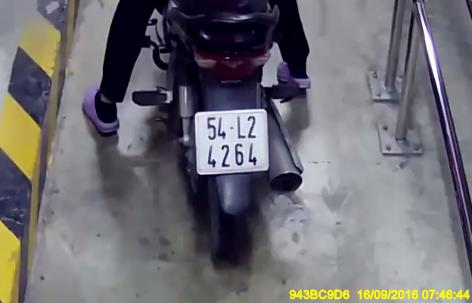
#> input picture dataset/25.jpg, 472 x 303 px
$ python Parking_main.py   (older library calls are emulated)
#> lines starting #> are read from the running program, lines starting #| are printed output that depends on the picture; after the words box and inside, x2 and y2 are one past the last pixel; in counts of white or black regions, pixels touching at a corner belong together
#> further down, img is the input picture: shape (303, 472, 3); mean B, G, R 115, 109.4, 111
import cv2
import numpy as np
import matplotlib.pyplot as plt
import imutils
from joblib import dump, load
from sklearn import svm

def listBoundingRect(img):
    MIN_AREA = 3000
    MAX_AREA = 8000
    rs = []
    # giam nhieu
    gray = cv2.GaussianBlur(img.copy(), (7, 7), 0)
    gray = cv2.cvtColor(gray, cv2.COLOR_RGB2GRAY)
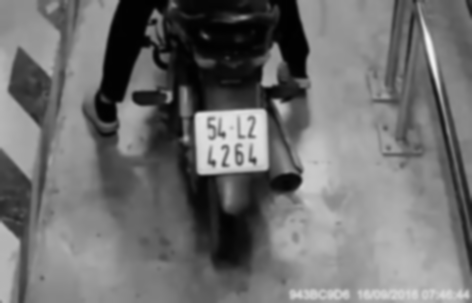
#> gray: shape (303, 472); min 1, max 244, mean 110.5
    edges = cv2.Canny(gray, 100, 255)
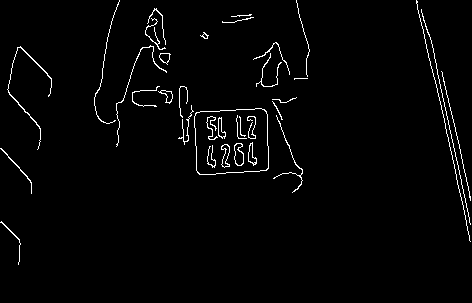
#> edges: shape (303, 472); 2.1% white in thin lines or dots, all inside (x1, y1, x2, y2) = (0, 0, 471, 265)
    # sobelx = cv2.Sobel(gray, cv2.CV_8U, 0, 1)
    ret2, th2 = cv2.threshold(edges, 0, 255, cv2.THRESH_BINARY + cv2.THRESH_OTSU)
#> ret2 = 0
    # Closing is reverse of Opening
    kernel = cv2.getStructuringElement(cv2.MORPH_RECT, (3, 4))
    close_morh = th2.copy()
    # cv2.morphologyEx(th2, cv2.MORPH_OPEN, kernel, close_morh)
    cv2.morphologyEx(close_morh, cv2.MORPH_CLOSE, kernel, close_morh)
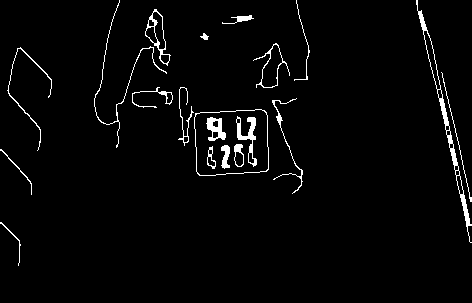
#> close_morh: shape (303, 472); 2.8% white; 20 white regions
    contours, _ = cv2.findContours(close_morh, cv2.RETR_TREE, cv2.CHAIN_APPROX_NONE)
#> contours = 43 contours, 9 with area under 20; largest, box (x1, y1, x2, y2) and area: (194, 109, 269, 176) 4488, (194, 109, 269, 176) 4478, (416, 0, 472, 243) 890, (145, 9, 171, 66) 594, (253, 43, 290, 88) 578
    for contour in contours:
        x, y, w, h = cv2.boundingRect(contour)
        if(w/h < 1.8 and (w/h > 0.9) and (MIN_AREA <= w*h <= MAX_AREA)):
            img = cv2.rectangle(img, (x, y), (x+w, y+h), (0, 255, 0), 1)
            rs = non_maximum_suppresstion(rs, [x, y, w, h], threshold=0.3)
#> this loop made 43 passes
#> (x, y, w, h) on pass 4: (194, 109, 75, 67)
#> (x, y, w, h) on passes 1, 2, 3, 5, 6, 7: (0, 222, 21, 44), (0, 149, 32, 46), (194, 109, 75, 67), (207, 146, 9, 23), (207, 156, 9, 11), (208, 149, 5, 6)
            # rs.append([x, y, w, h])
    img = cv2.drawContours(img, contours, -1, (255, 0, 0), 1)
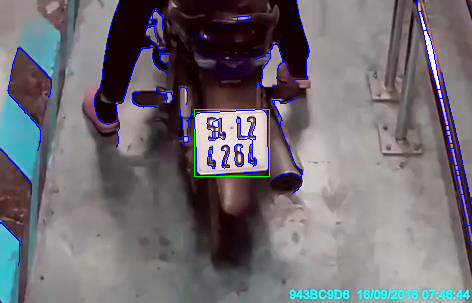
#> img: shape (303, 472, 3); mean of channels 0, 1, 2 114.2, 107.6, 112.3; drawn as B, G, R
    # plt.imshow(img), plt.show()
    return rs

# rect = (x, y, w, h)
def iou(rect1, rect2):
    x1 = max(rect1[0], rect2[0])
    y1 = max(rect1[1], rect2[1])
    x2 = min(rect1[0] + rect1[2], rect2[0] + rect2[2])
    y2 = min(rect1[1] + rect1[3], rect2[1] + rect2[3])
    interArea = max(0,x2-x1)*max(0,y2-y1)
    s_Rect1 = rect1[2]*rect1[3]
    s_Rect2 = rect2[2]*rect2[3]
    iou = interArea / (s_Rect1 + s_Rect2 - interArea)
    return iou
def non_maximum_suppresstion(rs, rect, threshold=0):
    for box in rs:
        IOU = iou(box, rect)
        if(IOU > threshold):
            return rs
    rs.append(rect)
    return rs
def crop(img, x, y, w, h):
    img_copy = img.copy()
    return img_copy[y:y+h, x:x+w]
def sort(chars):
    chars = sorted(chars, key=lambda x: x[1], reverse=False)
    for i in range(len(chars)-1):
        for j in range(i+1, len(chars)):
            if(-5 <= chars[j][1] - chars[i][1] <= 5):
                if(chars[j][0] < chars[i][0]):
                    chars[j], chars[i] = chars[i], chars[j]
    return chars

def OCR(img, box):
    _box = cv2.cvtColor(box, cv2.COLOR_RGB2GRAY)
    # _box = cv2.GaussianBlur(_box, (5,5), 0)
    ret, mask = cv2.threshold(_box, 0, 255, cv2.THRESH_BINARY+cv2.THRESH_OTSU)
    # ret, mask = cv2.threshold(_box, 110, 255, cv2.THRESH_BINARY)
    # nen den chu trang
    mask = cv2.bitwise_not(mask)
    contours, _ = cv2.findContours(mask, cv2.RETR_TREE, cv2.CHAIN_APPROX_NONE)
    chars = []
    for contour in contours:
        x, y, w, h = cv2.boundingRect(contour)
        if(box.shape[0]/6 <= h <= box.shape[0]):
            if (1.5 < h/w < 5):
                non_maximum_suppresstion(chars, [x, y, w, h])
    chars = sort(chars)
    clf = load('svm_model_green_parking')
    X_predict = []
    for x, y, w, h in chars:
        x_predict = crop(mask, x, y, w, h)
        x_predict = cv2.resize(x_predict, (30, 60))
        x_predict = np.reshape(x_predict, 30*60)
        X_predict.append(x_predict)
        box = cv2.rectangle(box, (x, y), (x+w, y+h), (255, 0, 0), 1)
        char1 = crop(mask, x, y, w, h)
        cv2.imshow('.', char1), cv2.waitKey(0)
    X_predict = np.array(X_predict)
    y_predict = clf.predict(X_predict)
    plt.imshow(box), plt.show()
    return y_predict

if __name__ == '__main__':
    img =  cv2.imread('dataset/25.jpg')
    img = cv2.cvtColor(img, cv2.COLOR_BGR2RGB)
    output = listBoundingRect(img.copy())
#> output = [[194, 109, 75, 67]]
    # print(output)
    for x, y, w, h in output:
        cv2.rectangle(img, (x, y), (x+w, y+h), (255, 0, 0), 2)
        box = img[y:y + h, x:x + w, :].copy()
#> (the run stopped early here; a loop or call above may not have finished)

$ run again, with dataset/1.jpg copied over dataset/25.jpg
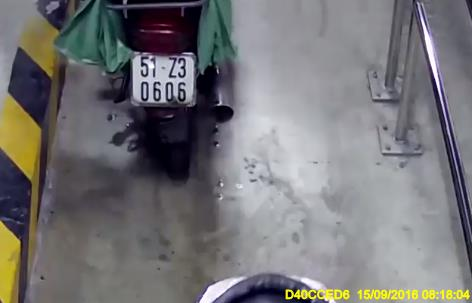
#> input picture dataset/1.jpg, 472 x 303 px
#> img is the input picture: shape (303, 472, 3); mean B, G, R 118.8, 117, 117.8
#> in listBoundingRect, `edges = cv2.Canny(gray, 100, 255)`:
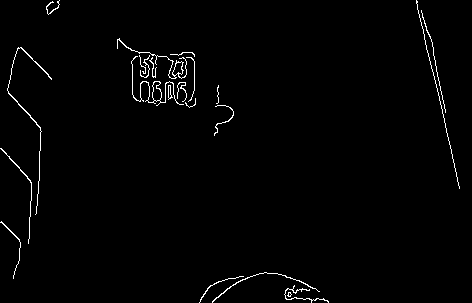
#> edges: shape (303, 472); 1.4% white in thin lines or dots
#> ret2 = 0
#> close_morh: shape (303, 472); 2% white; 8 white regions
#> in listBoundingRect, `contours, _ = cv2.findContours(close_morh, cv2.RETR_TREE, cv2.CHAIN_AP..`: contours = 26 contours, 4 with area under 20; largest, box (x1, y1, x2, y2) and area: (117, 39, 196, 109) 2862, (155, 57, 173, 104) 464, (416, 0, 460, 190) 442, (132, 57, 145, 102) 371, (181, 58, 195, 102) 359
#> the loop in listBoundingRect, `for contour in contours:` made 26 passes
#> (x, y, w, h) on passes 1 to 8: (200, 273, 129, 30), (291, 293, 5, 6), (0, 222, 21, 58), (0, 149, 32, 96), (214, 86, 20, 51), (7, 48, 45, 168), (117, 39, 79, 70), (148, 97, 6, 7)
#> output = [[117, 39, 79, 70]]

$ run again, with dataset/11.jpg copied over dataset/25.jpg
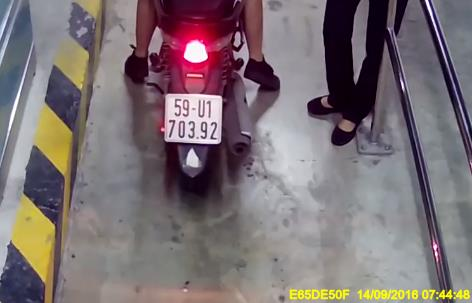
#> input picture dataset/11.jpg, 472 x 303 px
#> img is the input picture: shape (303, 472, 3); mean B, G, R 116.2, 112.7, 123.9
#> edges: shape (303, 472); 2.6% white in thin lines or dots
#> ret2 = 0
#> close_morh: shape (303, 472); 3.6% white; 22 white regions
#> in listBoundingRect, `contours, _ = cv2.findContours(close_morh, cv2.RETR_TREE, cv2.CHAIN_AP..`: contours = 44 contours, 10 with area under 20; largest, box (x1, y1, x2, y2) and area: (160, 94, 223, 146) 2766, (163, 94, 223, 145) 1654, (425, 0, 472, 138) 900, (307, 0, 371, 147) 797, (232, 33, 260, 108) 450
#> the loop in listBoundingRect, `for contour in contours:` made 44 passes
#> (x, y, w, h) on pass 19: (163, 94, 60, 51)
#> output = [[160, 94, 63, 52]]
